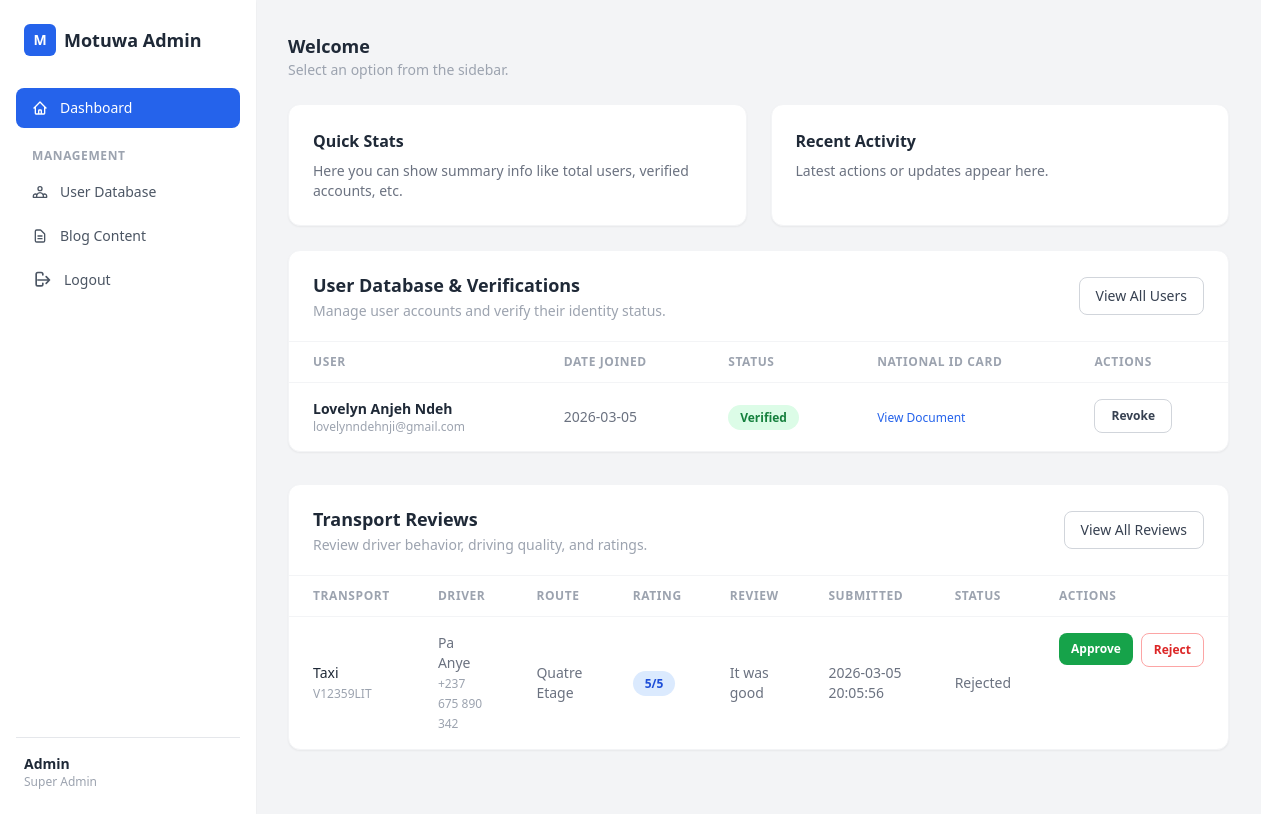
/admin, run on an earlier commit of the app's database.
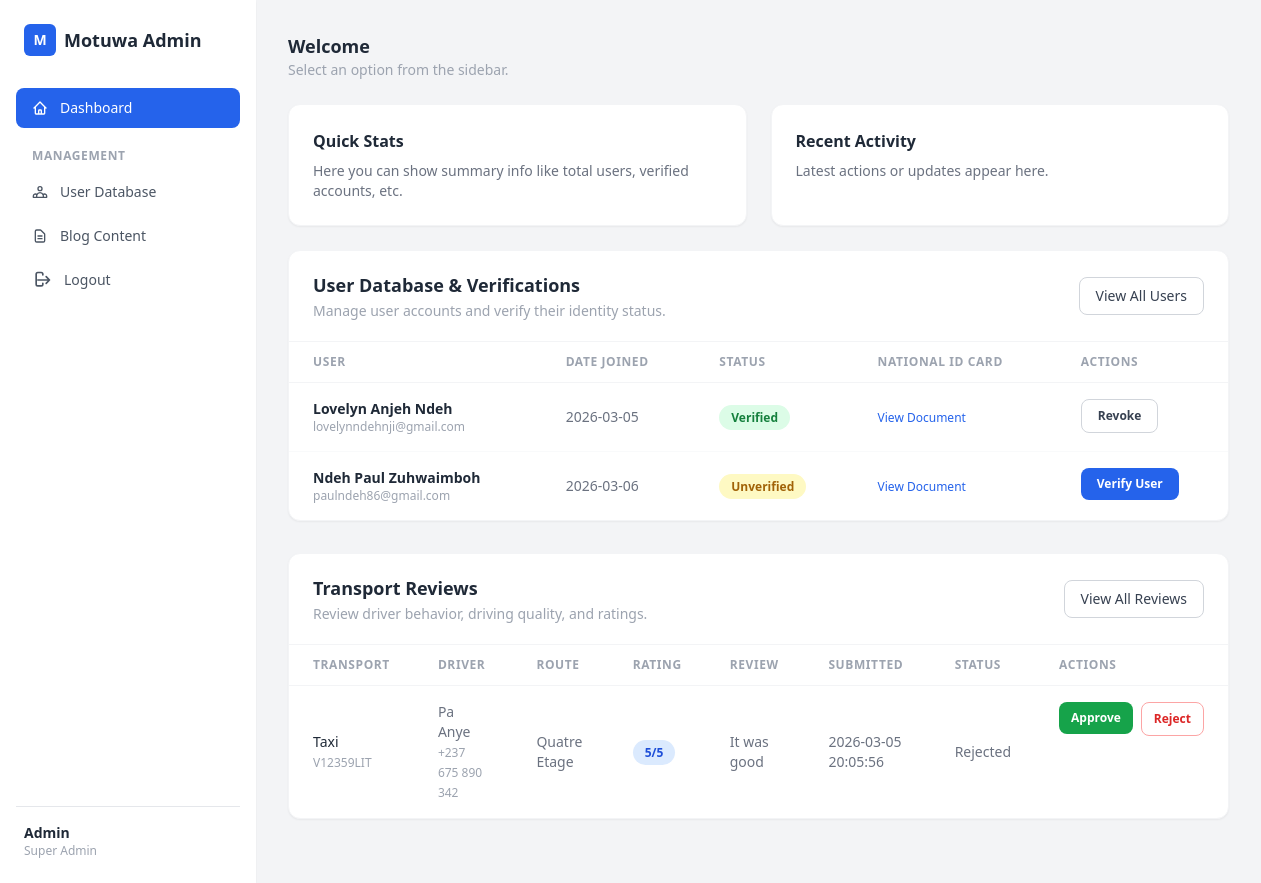
And on a later commit of the database.
### tables this page shows
CREATE TABLE users (
               id INTEGER PRIMARY KEY AUTOINCREMENT,
               name TEXT NOT NULL,
               email TEXT NOT NULL UNIQUE,
               phone TEXT NOT NULL,
               emergency_email1 TEXT NOT NULL,
               emergency_phone1 TEXT NOT NULL,
               emergency_email2 TEXT NOT NULL,
               emergency_phone2 TEXT NOT NULL,
               password TEXT NOT NULL,
               national_id_file TEXT,
               status TEXT DEFAULT 'Unverified',  
               timestamp TEXT

               );

CREATE TABLE transport_reviews (
id INTEGER PRIMARY KEY AUTOINCREMENT,
user_id INTEGER,
transport_type TEXT,
license_plate TEXT,
route TEXT,
company TEXT,
driver_name TEXT,
driver_contact TEXT,
driver_behavior TEXT,
driving_quality TEXT,
rating INTEGER,
review TEXT,
created_at TEXT,
status TEXT DEFAULT 'Pending'
);

### app.py (the view)
@app.route("/admin")
def admin():
    conn = sqlite3.connect(DB_NAME)
    conn.row_factory = sqlite3.Row
    c = conn.cursor()
    c.execute("SELECT id, name, email, timestamp, national_id_file, status FROM users ")
    users = c.fetchall()
    c.execute("""SELECT id, name, email, phone, emergency_email1, emergency_phone1,
                    emergency_email2, emergency_phone2, timestamp, national_id_file, status
             FROM users""")
    user1s = c.fetchall()
    c.execute("""
    SELECT tr.id, tr.transport_type, tr.license_plate, tr.route, tr.company,
           tr.driver_name, tr.driver_contact, tr.driver_behavior, tr.driving_quality,
           tr.rating, tr.review, tr.created_at, tr.status,
           u.name AS author_name, u.email AS author_email
    FROM transport_reviews tr
    JOIN users u ON tr.user_id = u.id
""")
    reviews = c.fetchall()
    conn.close()
    return render_template("MotuwaAdmin.html", users=users, user1s=user1s, reviews=reviews)

### templates/MotuwaAdmin.html (shortened to what this page needs)
<!DOCTYPE html>
<html lang="en">
<head>
  <script src="https://cdn.tailwindcss.com"></script>
</head>
<body class="bg-gray-100 font-sans">
  <div class="flex min-h-screen">
    <aside
      class="w-64 bg-white shadow-sm flex flex-col justify-between py-6 px-4 fixed top-0 bottom-0 left-0 overflow-y-auto">
      <div>
        <div class="flex items-center gap-2 px-2 mb-8">
          <div class="w-8 h-8 bg-blue-600 rounded-md flex items-center justify-center text-white font-bold text-sm">M
          </div>
          <span class="font-bold text-gray-800 text-lg">Motuwa Admin</span>
        </div>
        <nav class="space-y-1">
          <div id="sidebar">
          <a href="#" id="btnDashboard" class="flex items-center gap-3 bg-blue-600 text-white px-4 py-2.5 rounded-lg font-medium text-sm">
            <svg class="w-4 h-4" fill="none" stroke="currentColor" viewBox="0 0 24 24">
              <path stroke-linecap="round" stroke-linejoin="round" stroke-width="2"
                d="M3 12l2-2m0 0l7-7 7 7M5 10v10a1 1 0 001 1h3m10-11l2 2m-2-2v10a1 1 0 01-1 1h-3m-6 0a1 1 0 001-1v-4a1 1 0 011-1h2a1 1 0 011 1v4a1 1 0 001 1m-6 0h6" />
            </svg>
            Dashboard
          </a>
        </div>
          <p class="text-xs font-semibold text-gray-400 uppercase tracking-wider px-4 pt-4 pb-1">Management</p>
          <div id="sidebar" class="flex items-center gap-3 text-gray-600 hover:bg-gray-100 px-4 py-2.5 rounded-lg text-sm font-medium transition">
            <a href="#" id="btnUserDatabase"
              class="flex items-center gap-3">
              User Database
            </a>
          </div>
          <div id="sidebar" class="flex items-center gap-3 text-gray-600 hover:bg-gray-100 px-4 py-2.5 rounded-lg text-sm font-medium transition">
            <a href="#" id="btnblogDatabase"
              class="flex items-center gap-3">
              <svg class="w-4 h-4" fill="none" stroke="currentColor" viewBox="0 0 24 24">
                <path stroke-linecap="round" stroke-linejoin="round" stroke-width="2"
                  d="M9 12h6m-6 4h6m2 5H7a2 2 0 01-2-2V5a2 2 0 012-2h5.586a1 1 0 01.707.293l5.414 5.414a1 1 0 01.293.707V19a2 2 0 01-2 2z" />
              </svg>
              Blog Content
            </a>
          </div>
          <div id="sidebar" class="flex items-center gap-3 text-gray-600 hover:bg-gray-100 px-4 py-2.5 rounded-lg text-sm font-medium transition">
            <a href="/logout"
              class="flex items-center gap-3">
              <svg class="w-5 h-5" fill="none" stroke="currentColor" viewBox="0 0 24 24">
  <path stroke-linecap="round" stroke-linejoin="round" stroke-width="2"
        d="M17 16l4-4m0 0l-4-4m4 4H7m6 4v1a2 2 0 01-2 2H7a2 2 0 01-2-2V5a2 2 0 012-2h4a2 2 0 012 2v1" />
</svg>
              Logout
            </a>
          </div>
        </nav>
      </div>
      <div class="flex items-center gap-3 px-2 mt-6 border-t pt-4">
       <div>
          <p class="text-sm font-semibold text-gray-800">Admin</p>
          <p class="text-xs text-gray-400">Super Admin</p>
        </div>
      </div>
    </aside>
    <main class="ml-64 flex-1 p-8" id="mainbar">
      <h2 class="text-lg font-bold text-gray-800">Welcome</h2>
      <p class="text-sm text-gray-400">Select an option from the sidebar.</p>
      <div class="grid grid-cols-2 gap-6 mt-6">
        <div class="bg-white rounded-xl shadow-sm border border-gray-100 p-6">
          <h3 class="text-md font-semibold text-gray-800">Quick Stats</h3>
          <p class="text-sm text-gray-500 mt-2">Here you can show summary info like total users, verified accounts, etc.</p>
        </div>
        <div class="bg-white rounded-xl shadow-sm border border-gray-100 p-6">
          <h3 class="text-md font-semibold text-gray-800">Recent Activity</h3>
          <p class="text-sm text-gray-500 mt-2">Latest actions or updates appear here.</p>
        </div>
      </div><br>
      <div class="bg-white rounded-xl shadow-sm border border-gray-100 mb-8">
        <div class="flex items-center justify-between px-6 py-5 border-b border-gray-100">
          <div>
            <h2 class="text-lg font-bold text-gray-800">User Database & Verifications</h2>
            <p class="text-sm text-gray-400 mt-0.5">Manage user accounts and verify their identity status.</p>
          </div>
          <button
            class="border border-gray-300 text-gray-700 text-sm px-4 py-2 rounded-lg hover:bg-gray-50 transition font-medium"
            id="btnViewAllUsers">
            View All Users
          </button>
        </div>
        <div class="overflow-x-auto">
          <table class="w-full text-sm">
            <thead>
              <tr class="text-xs text-gray-400 uppercase tracking-wider border-b border-gray-100">
                <th class="text-left px-6 py-3 font-semibold">User</th>
                <th class="text-left px-6 py-3 font-semibold">Date Joined</th>
                <th class="text-left px-6 py-3 font-semibold">Status</th>
                <th class="text-left px-6 py-3 font-semibold">National ID Card</th>
                <th class="text-left px-6 py-3 font-semibold">Actions</th>
              </tr>
            </thead>
            <tbody class="divide-y divide-gray-50">
              {% for user in users %}
              <tr class="hover:bg-gray-50 transition">
                <td class="px-6 py-4">
                  <p class="font-semibold text-gray-800">{{ user.name }}</p>
                  <p class="text-xs text-gray-400">{{ user.email }}</p>
                </td>
                <td class="px-6 py-4 text-gray-500">
                  {{ user["timestamp"].split("T")[0] }}
                </td>
                <td class="px-6 py-4">
                  {% if user.status == 'Verified' %}
                  <span class="bg-green-100 text-green-700 text-xs font-semibold px-3 py-1 rounded-full">Verified</span>
                  {% else %}
                  <span
                    class="bg-yellow-100 text-yellow-700 text-xs font-semibold px-3 py-1 rounded-full">Unverified</span>
                  {% endif %}
                </td>
                <td class="px-6 py-4">
                  {% if user.national_id_file %}
                  <a href="{{ url_for('static', filename='uploads/' ~ user.national_id_file) }}" target="_blank"
                    class="text-blue-600 hover:underline text-xs font-medium">
                    View Document
                  </a>
                  {% else %}
                  <span class="text-xs text-gray-400">No file</span>
                  {% endif %}
                </td>
                <td class="px-6 py-4 flex items-center gap-3">
                  {% if user.status == 'Verified' %}
                  <form method="POST" action="{{ url_for('revoke_user', user_id=user.id) }}">
                    <button type="submit"
                      class="border border-gray-300 text-gray-700 text-xs font-semibold px-4 py-2 rounded-lg hover:bg-gray-50 transition">
                      Revoke
                    </button>
                  </form>
                  {% else %}
                  <form method="POST" action="{{ url_for('verify_user', user_id=user.id) }}">
                    <button type="submit"
                      class="bg-blue-600 text-white text-xs font-semibold px-4 py-2 rounded-lg hover:bg-blue-700 transition">
                      Verify User
                    </button>
                  </form>
                  {% endif %}
                </td>
              </tr>
              {% endfor %}
            </tbody>
          </table>
        </div>
      </div>
<div class="bg-white rounded-xl shadow-sm border border-gray-100 mb-8">
  <div class="flex items-center justify-between px-6 py-5 border-b border-gray-100">
    <div>
      <h2 class="text-lg font-bold text-gray-800">Transport Reviews</h2>
      <p class="text-sm text-gray-400 mt-0.5">Review driver behavior, driving quality, and ratings.</p>
    </div>
    <a href="{{ url_for('admin') }}"
       class="border border-gray-300 text-gray-700 text-sm px-4 py-2 rounded-lg hover:bg-gray-50 transition font-medium">
      View All Reviews
    </a>
  </div>
  <div class="overflow-x-auto">
    <table class="w-full text-sm">
      <thead>
        <tr class="text-xs text-gray-400 uppercase tracking-wider border-b border-gray-100">
          <th class="text-left px-6 py-3 font-semibold">Transport</th>
          <th class="text-left px-6 py-3 font-semibold">Driver</th>
          <th class="text-left px-6 py-3 font-semibold">Route</th>
          <th class="text-left px-6 py-3 font-semibold">Rating</th>
          <th class="text-left px-6 py-3 font-semibold">Review</th>
          <th class="text-left px-6 py-3 font-semibold">Submitted</th>
          <th class="text-left px-6 py-3 font-semibold">Status</th>
          <th class="text-left px-6 py-3 font-semibold">Actions</th>
        </tr>
      </thead>
      <tbody class="divide-y divide-gray-50">
        {% for r in reviews %}
        <tr class="hover:bg-gray-50 transition">
          <td class="px-6 py-4 text-gray-800 font-medium">
            {{ r.transport_type }} <br>
            <span class="text-xs text-gray-400">{{ r.license_plate }}</span>
          </td>
          <td class="px-6 py-4 text-gray-500">
            {{ r.driver_name }} <br>
            <span class="text-xs text-gray-400">{{ r.driver_contact }}</span>
          </td>
          <td class="px-6 py-4 text-gray-500">{{ r.route }}</td>
          <td class="px-6 py-4">
            <span class="bg-blue-100 text-blue-700 text-xs font-semibold px-3 py-1 rounded-full">
              {{ r.rating }}/5
            </span>
          </td>
          <td class="px-6 py-4 text-gray-500">{{ r.review }}</td>
          <td class="px-6 py-4 text-gray-500">{{ r["created_at"].split("T")[0] }}</td>
          <td class="px-6 py-4 text-gray-500">{{ r.status }}</td>
          <td class="px-6 py-4 flex gap-2">
            <form method="POST" action="{{ url_for('approve_review', review_id=r.id) }}">
              <button class="bg-green-600 text-white text-xs font-semibold px-3 py-2 rounded-lg hover:bg-green-700 transition">Approve</button>
            </form>
            <form method="POST" action="{{ url_for('reject_review', review_id=r.id) }}">
              <button class="border border-red-300 text-red-600 text-xs font-semibold px-3 py-2 rounded-lg hover:bg-red-50 transition">Reject</button>
            </form>
          </td>
        </tr>
        {% endfor %}
      </tbody>
    </table>
  </div>
</div>
    </main>
  </div>
</body>
</html>

What changed in the data, as far as the page shows it:
added users: name "Ndeh Paul Zuhwaimboh", email "paulndeh86@gmail.com", timestamp "2026-03-06", status "Unverified"
